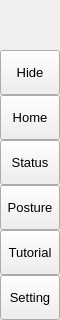
        <widget class="QFrame" name="leftMenuBg">
         <property name="minimumSize">
          <size>
           <width>60</width>
           <height>0</height>
          </size>
         </property>
         <property name="maximumSize">
          <size>
           <width>60</width>
           <height>16777215</height>
          </size>
         </property>
         <property name="frameShape">
          <enum>QFrame::NoFrame</enum>
         </property>
         <property name="frameShadow">
          <enum>QFrame::Raised</enum>
         </property>
         <layout class="QVBoxLayout" name="verticalLayout_3">
          <property name="spacing">
           <number>0</number>
          </property>
          <property name="leftMargin">
           <number>0</number>
          </property>
          <property name="topMargin">
           <number>0</number>
          </property>
          <property name="rightMargin">
           <number>0</number>
          </property>
          <property name="bottomMargin">
           <number>0</number>
          </property>
          <item>
           <widget class="QFrame" name="topLogoInfo">
            <property name="minimumSize">
             <size>
              <width>0</width>
              <height>50</height>
             </size>
            </property>
            <property name="maximumSize">
             <size>
              <width>16777215</width>
              <height>50</height>
             </size>
            </property>
            <property name="frameShape">
             <enum>QFrame::NoFrame</enum>
            </property>
            <property name="frameShadow">
             <enum>QFrame::Raised</enum>
            </property>
            <widget class="QFrame" name="topLogo">
             <property name="geometry">
              <rect>
               <x>9</x>
               <y>5</y>
               <width>42</width>
               <height>42</height>
              </rect>
             </property>
             <property name="minimumSize">
              <size>
               <width>42</width>
               <height>42</height>
              </size>
             </property>
             <property name="maximumSize">
              <size>
               <width>42</width>
               <height>42</height>
              </size>
             </property>
             <property name="frameShape">
              <enum>QFrame::NoFrame</enum>
             </property>
             <property name="frameShadow">
              <enum>QFrame::Raised</enum>
             </property>
            </widget>
            <widget class="QLabel" name="titleLeftApp">
             <property name="geometry">
              <rect>
               <x>73</x>
               <y>8</y>
               <width>160</width>
               <height>20</height>
              </rect>
             </property>
             <property name="font">
              <font>
               <pointsize>12</pointsize>
               <italic>false</italic>
               <bold>false</bold>
              </font>
             </property>
             <property name="text">
              <string>Right Posture</string>
             </property>
             <property name="alignment">
              <set>Qt::AlignLeading|Qt::AlignLeft|Qt::AlignTop</set>
             </property>
            </widget>
            <widget class="QLabel" name="titleLeftDescription">
             <property name="geometry">
              <rect>
               <x>73</x>
               <y>27</y>
               <width>160</width>
               <height>16</height>
              </rect>
             </property>
             <property name="maximumSize">
              <size>
               <width>16777215</width>
               <height>16</height>
              </size>
             </property>
             <property name="font">
              <font>
               <pointsize>8</pointsize>
               <italic>false</italic>
               <bold>false</bold>
              </font>
             </property>
             <property name="text">
              <string>Make life better</string>
             </property>
             <property name="alignment">
              <set>Qt::AlignLeading|Qt::AlignLeft|Qt::AlignTop</set>
             </property>
            </widget>
           </widget>
          </item>
          <item>
           <widget class="QFrame" name="leftMenuFrame">
            <property name="frameShape">
             <enum>QFrame::NoFrame</enum>
            </property>
            <property name="frameShadow">
             <enum>QFrame::Raised</enum>
            </property>
            <layout class="QVBoxLayout" name="verticalMenuLayout">
             <property name="spacing">
              <number>0</number>
             </property>
             <property name="leftMargin">
              <number>0</number>
             </property>
             <property name="topMargin">
              <number>0</number>
             </property>
             <property name="rightMargin">
              <number>0</number>
             </property>
             <property name="bottomMargin">
              <number>0</number>
             </property>
             <item>
              <widget class="QFrame" name="toggleBox">
               <property name="maximumSize">
                <size>
                 <width>16777215</width>
                 <height>45</height>
                </size>
               </property>
               <property name="frameShape">
                <enum>QFrame::NoFrame</enum>
               </property>
               <property name="frameShadow">
                <enum>QFrame::Raised</enum>
               </property>
               <layout class="QVBoxLayout" name="verticalLayout_4">
                <property name="spacing">
                 <number>0</number>
                </property>
                <property name="leftMargin">
                 <number>0</number>
                </property>
                <property name="topMargin">
                 <number>0</number>
                </property>
                <property name="rightMargin">
                 <number>0</number>
                </property>
                <property name="bottomMargin">
                 <number>0</number>
                </property>
                <item>
                 <widget class="QPushButton" name="toggleButton">
                  <property name="sizePolicy">
                   <sizepolicy hsizetype="Expanding" vsizetype="Fixed">
                    <horstretch>0</horstretch>
                    <verstretch>0</verstretch>
                   </sizepolicy>
                  </property>
                  <property name="minimumSize">
                   <size>
                    <width>0</width>
                    <height>45</height>
                   </size>
                  </property>
                  <property name="font">
                   <font>
                    <pointsize>10</pointsize>
                    <italic>false</italic>
                    <bold>false</bold>
                   </font>
                  </property>
                  <property name="cursor">
                   <cursorShape>PointingHandCursor</cursorShape>
                  </property>
                  <property name="layoutDirection">
                   <enum>Qt::LeftToRight</enum>
                  </property>
                  <property name="styleSheet">
                   <string notr="true">background-image: url(:/icons/images/icons/icon_menu.png);</string>
                  </property>
                  <property name="text">
                   <string>Hide</string>
                  </property>
                 </widget>
                </item>
               </layout>
              </widget>
             </item>
             <item alignment="Qt::AlignTop">
              <widget class="QFrame" name="topMenu">
               <property name="frameShape">
                <enum>QFrame::NoFrame</enum>
               </property>
               <property name="frameShadow">
                <enum>QFrame::Raised</enum>
               </property>
               <layout class="QVBoxLayout" name="verticalLayout_8">
                <property name="spacing">
                 <number>0</number>
                </property>
                <property name="leftMargin">
                 <number>0</number>
                </property>
                <property name="topMargin">
                 <number>0</number>
                </property>
                <property name="rightMargin">
                 <number>0</number>
                </property>
                <property name="bottomMargin">
                 <number>0</number>
                </property>
                <item>
                 <widget class="QPushButton" name="btn_Home">
                  <property name="sizePolicy">
                   <sizepolicy hsizetype="Expanding" vsizetype="Fixed">
                    <horstretch>0</horstretch>
                    <verstretch>0</verstretch>
                   </sizepolicy>
                  </property>
                  <property name="minimumSize">
                   <size>
                    <width>0</width>
                    <height>45</height>
                   </size>
                  </property>
                  <property name="font">
                   <font>
                    <pointsize>10</pointsize>
                    <italic>false</italic>
                    <bold>false</bold>
                   </font>
                  </property>
                  <property name="cursor">
                   <cursorShape>PointingHandCursor</cursorShape>
                  </property>
                  <property name="layoutDirection">
                   <enum>Qt::LeftToRight</enum>
                  </property>
                  <property name="styleSheet">
                   <string notr="true">background-image: url(:/icons/images/icons/cil-home.png);</string>
                  </property>
                  <property name="text">
                   <string>Home</string>
                  </property>
                 </widget>
                </item>
                <item>
                 <widget class="QPushButton" name="btn_Status">
                  <property name="sizePolicy">
                   <sizepolicy hsizetype="Expanding" vsizetype="Fixed">
                    <horstretch>0</horstretch>
                    <verstretch>0</verstretch>
                   </sizepolicy>
                  </property>
                  <property name="minimumSize">
                   <size>
                    <width>0</width>
                    <height>45</height>
                   </size>
                  </property>
                  <property name="font">
                   <font>
                    <pointsize>10</pointsize>
                    <italic>false</italic>
                    <bold>false</bold>
                   </font>
                  </property>
                  <property name="cursor">
                   <cursorShape>PointingHandCursor</cursorShape>
                  </property>
                  <property name="layoutDirection">
                   <enum>Qt::LeftToRight</enum>
                  </property>
                  <property name="styleSheet">
                   <string notr="true">background-image: url(:/icons/images/icons/cil-browser);</string>
                  </property>
                  <property name="text">
                   <string>Status</string>
                  </property>
                 </widget>
                </item>
                <item>
                 <widget class="QPushButton" name="btn_Posture">
                  <property name="sizePolicy">
                   <sizepolicy hsizetype="Expanding" vsizetype="Fixed">
                    <horstretch>0</horstretch>
                    <verstretch>0</verstretch>
                   </sizepolicy>
                  </property>
                  <property name="minimumSize">
                   <size>
                    <width>0</width>
                    <height>45</height>
                   </size>
                  </property>
                  <property name="font">
                   <font>
                    <pointsize>10</pointsize>
                    <italic>false</italic>
                    <bold>false</bold>
                   </font>
                  </property>
                  <property name="cursor">
                   <cursorShape>PointingHandCursor</cursorShape>
                  </property>
                  <property name="layoutDirection">
                   <enum>Qt::LeftToRight</enum>
                  </property>
                  <property name="styleSheet">
                   <string notr="true">background-image: url(:/icons/images/icons/cil-user);</string>
                  </property>
                  <property name="text">
                   <string>Posture</string>
                  </property>
                 </widget>
                </item>
                <item>
                 <widget class="QPushButton" name="btn_Tutorial">
                  <property name="sizePolicy">
                   <sizepolicy hsizetype="Expanding" vsizetype="Fixed">
                    <horstretch>0</horstretch>
                    <verstretch>0</verstretch>
                   </sizepolicy>
                  </property>
                  <property name="minimumSize">
                   <size>
                    <width>0</width>
                    <height>45</height>
                   </size>
                  </property>
                  <property name="font">
                   <font>
                    <pointsize>10</pointsize>
                    <italic>false</italic>
                    <bold>false</bold>
                   </font>
                  </property>
                  <property name="cursor">
                   <cursorShape>PointingHandCursor</cursorShape>
                  </property>
                  <property name="layoutDirection">
                   <enum>Qt::LeftToRight</enum>
                  </property>
                  <property name="styleSheet">
                   <string notr="true">background-image: url(:/icons/images/icons/cil-layers.png);</string>
                  </property>
                  <property name="text">
                   <string>Tutorial</string>
                  </property>
                 </widget>
                </item>
               </layout>
              </widget>
             </item>
             <item alignment="Qt::AlignBottom">
              <widget class="QFrame" name="bottomMenu">
               <property name="frameShape">
                <enum>QFrame::NoFrame</enum>
               </property>
               <property name="frameShadow">
                <enum>QFrame::Raised</enum>
               </property>
               <layout class="QVBoxLayout" name="verticalLayout_9">
                <property name="spacing">
                 <number>0</number>
                </property>
                <property name="leftMargin">
                 <number>0</number>
                </property>
                <property name="topMargin">
                 <number>0</number>
                </property>
                <property name="rightMargin">
                 <number>0</number>
                </property>
                <property name="bottomMargin">
                 <number>0</number>
                </property>
                <item>
                 <widget class="QPushButton" name="toggleLeftBox">
                  <property name="sizePolicy">
                   <sizepolicy hsizetype="Expanding" vsizetype="Fixed">
                    <horstretch>0</horstretch>
                    <verstretch>0</verstretch>
                   </sizepolicy>
                  </property>
                  <property name="minimumSize">
                   <size>
                    <width>0</width>
                    <height>45</height>
                   </size>
                  </property>
                  <property name="font">
                   <font>
                    <pointsize>10</pointsize>
                    <italic>false</italic>
                    <bold>false</bold>
                   </font>
                  </property>
                  <property name="cursor">
                   <cursorShape>PointingHandCursor</cursorShape>
                  </property>
                  <property name="layoutDirection">
                   <enum>Qt::LeftToRight</enum>
                  </property>
                  <property name="styleSheet">
                   <string notr="true">background-image: url(:/icons/images/icons/icon_settings.png);</string>
                  </property>
                  <property name="text">
                   <string>Setting</string>
                  </property>
                 </widget>
                </item>
               </layout>
              </widget>
             </item>
            </layout>
           </widget>
          </item>
         </layout>
        </widget>
